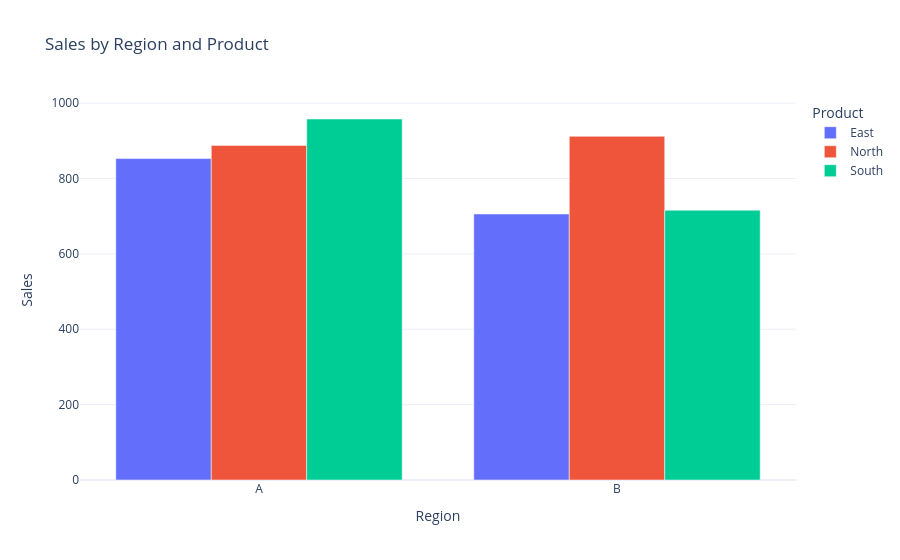

Notebook cell for this chart:
### Code cell
fig = px.bar(
    region_product_sales,
    x="product",
    y="sales",
    color="region",
    barmode="group",
    title="Sales by Region and Product"
)

fig.update_layout(
    xaxis_title="Region",
    yaxis_title="Sales",
    legend_title="Product"
)

fig.show()

### Figure 1 — Plotly figure (JSON) as saved in the notebook; plotly's stock layout.template omitted (floating-point values rounded to 4 significant figures)
{"data": [{"alignmentgroup": "True", "hovertemplate": "region=East<br>product=%{x}<br>sales=%{y}<extra></extra>", "legendgroup": "East", "marker": {"color": "#636efa", "pattern": {"shape": ""}}, "name": "East", "offsetgroup": "East", "orientation": "v", "showlegend": true, "textposition": "auto", "type": "bar", "x": ["A", "B"], "xaxis": "x", "y": [853, 706], "yaxis": "y"}, {"alignmentgroup": "True", "hovertemplate": "region=North<br>product=%{x}<br>sales=%{y}<extra></extra>", "legendgroup": "North", "marker": {"color": "#EF553B", "pattern": {"shape": ""}}, "name": "North", "offsetgroup": "North", "orientation": "v", "showlegend": true, "textposition": "auto", "type": "bar", "x": ["A", "B"], "xaxis": "x", "y": [888, 912], "yaxis": "y"}, {"alignmentgroup": "True", "hovertemplate": "region=South<br>product=%{x}<br>sales=%{y}<extra></extra>", "legendgroup": "South", "marker": {"color": "#00cc96", "pattern": {"shape": ""}}, "name": "South", "offsetgroup": "South", "orientation": "v", "showlegend": true, "textposition": "auto", "type": "bar", "x": ["A", "B"], "xaxis": "x", "y": [958, 716], "yaxis": "y"}], "layout": {"barmode": "group", "legend": {"title": {"text": "Product"}, "tracegroupgap": 0}, "title": {"text": "Sales by Region and Product"}, "xaxis": {"anchor": "y", "domain": [0, 1], "title": {"text": "Region"}}, "yaxis": {"anchor": "x", "domain": [0, 1], "title": {"text": "Sales"}}}}
